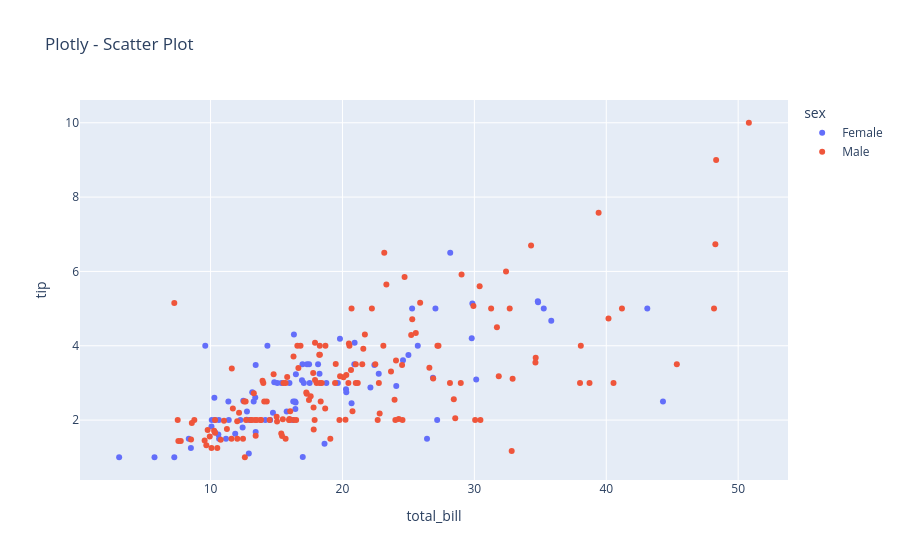

Notebook source saved alongside this figure:
### Code cell
# Seaborn Scatter
plt.figure(figsize=(8, 4))
sns.scatterplot(x="total_bill", y="tip", hue="sex", data=tips)
plt.title("Seaborn - Scatter Plot")
plt.show()

# Plotly Scatter
fig = px.scatter(tips, x="total_bill", y="tip", color="sex", title="Plotly - Scatter Plot")
fig.show()

print("✅ Scatter plot done")

### Figure 1 — Plotly figure (JSON) as saved in the notebook; plotly's stock layout.template omitted (floating-point values rounded to 4 significant figures; data arrays with more than 128 entries replaced by an {"elided": "..."} marker saying what was removed)
{"data": [{"hovertemplate": "sex=Female<br>total_bill=%{x}<br>tip=%{y}<extra></extra>", "legendgroup": "Female", "marker": {"color": "#636efa", "symbol": "circle"}, "mode": "markers", "name": "Female", "orientation": "v", "showlegend": true, "type": "scatter", "x": [16.99, 24.59, 35.26, 14.83, 10.33, 16.97, 20.29, 15.77, 19.65, 15.06, 20.69, 16.93, 10.29, 34.81, 26.41, 16.45, 3.07, 17.07, 26.86, 25.28, 14.73, 10.07, 34.83, 5.75, 16.32, 22.75, 11.35, 15.38, 44.3, 22.42, 20.92, 14.31, 7.25, 25.71, 17.31, 10.65, 12.43, 24.08, 13.42, 12.48, 29.8, 14.52, 11.38, 20.27, 11.17, 12.26, 18.26, 8.51, 10.33, 14.15, 13.16, 17.47, 27.05, 16.43, 8.35, 18.64, 11.87, 29.85, 25.0, 13.39, 16.21, 17.51, 10.59, 10.63, 9.6, 20.9, 18.15, 19.81, 43.11, 13.0, 12.74, 13.0, 16.4, 16.47, 12.76, 13.27, 28.17, 12.9, 30.14, 13.42, 15.98, 16.27, 10.09, 22.12, 35.83, 27.18, 18.78], "xaxis": "x", "y": [1.01, 3.61, 5.0, 3.02, 1.67, 3.5, 2.75, 2.23, 3.0, 3.0, 2.45, 3.07, 2.6, 5.2, 1.5, 2.47, 1.0, 3.0, 3.14, 5.0, 2.2, 1.83, 5.17, 1.0, 4.3, 3.25, 2.5, 3.0, 2.5, 3.48, 4.08, 4.0, 1.0, 4.0, 3.5, 1.5, 1.8, 2.92, 1.68, 2.52, 4.2, 2.0, 2.0, 2.83, 1.5, 2.0, 3.25, 1.25, 2.0, 2.0, 2.75, 3.5, 5.0, 2.3, 1.5, 1.36, 1.63, 5.14, 3.75, 2.61, 2.0, 3.0, 1.61, 2.0, 4.0, 3.5, 3.5, 4.19, 5.0, 2.0, 2.01, 2.0, 2.5, 3.23, 2.23, 2.5, 6.5, 1.1, 3.09, 3.48, 3.0, 2.5, 2.0, 2.88, 4.67, 2.0, 3.0], "yaxis": "y"}, {"hovertemplate": "sex=Male<br>total_bill=%{x}<br>tip=%{y}<extra></extra>", "legendgroup": "Male", "marker": {"color": "#EF553B", "symbol": "circle"}, "mode": "markers", "name": "Male", "orientation": "v", "showlegend": true, "type": "scatter", "x": {"elided": "157 float values"}, "xaxis": "x", "y": {"elided": "157 float values"}, "yaxis": "y"}], "layout": {"legend": {"title": {"text": "sex"}, "tracegroupgap": 0}, "title": {"text": "Plotly - Scatter Plot"}, "xaxis": {"anchor": "y", "domain": [0, 1], "title": {"text": "total_bill"}}, "yaxis": {"anchor": "x", "domain": [0, 1], "title": {"text": "tip"}}}}
